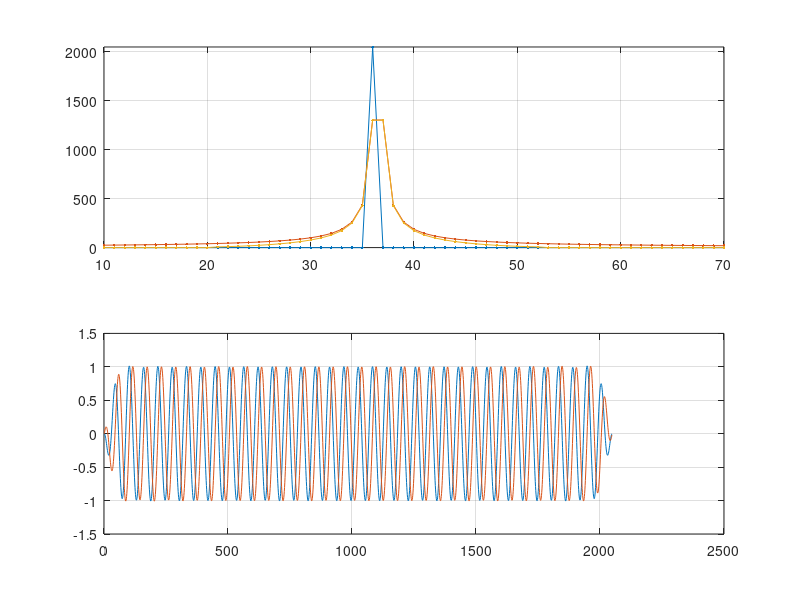

MATLAB code for this plot:
fd=35e3/2048e3;
fd1=35.5e3/2048e3;
s=exp(2*pi*j*fd*(0:2047)');
s1=exp(2*pi*j*fd1*(0:2047)');
F=fft([s s1]);

h=sinc(0.5+(-20:19)).*((-1).^(0:39)) ;
hh=h.*hamming(40)';
hh=hh(5:end-4);
ff=conv(hh,F(16:end,1));

figure(1),clf
subplot(211)
plot(abs([F(1:1024,:) ff(1:1024)]),'.-'),grid
axis([10 70 0 2050])

iff=ifft([F(:,2),ff(1:2048)]);
subplot(212)
plot([real(iff(:,2)) imag(iff(:,2))]),grid
